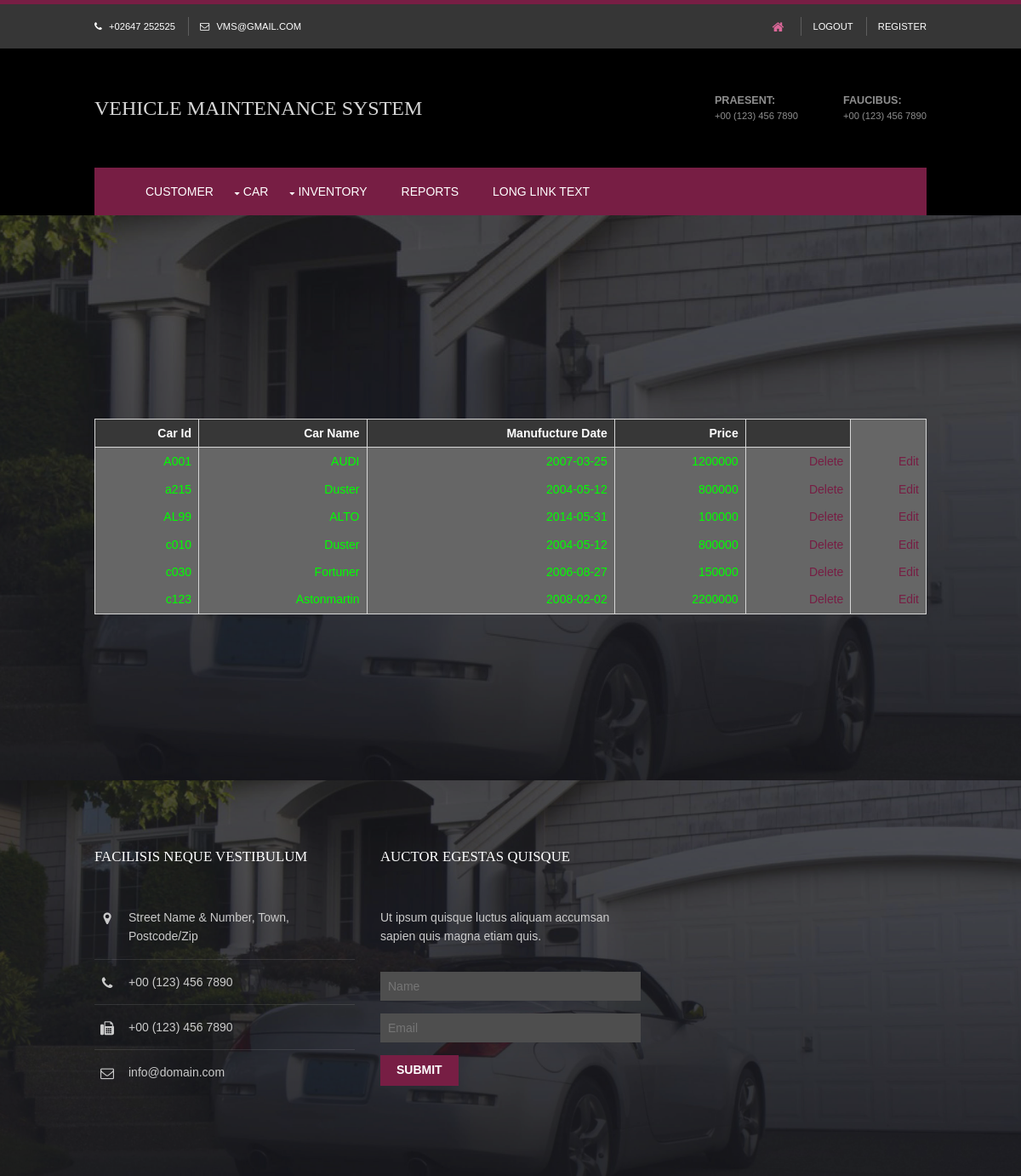
The app's page /car.php with its own data.
### tables this page shows
CREATE TABLE `car` (
  `car_id` varchar(10) NOT NULL,
  `model` varchar(15) NOT NULL,
  `mfg` date NOT NULL,
  `price` int(6) NOT NULL,
  `chasis_no` varchar(15) NOT NULL
);

### car.php (the view, shortened to what this page needs)
<?php
global $v_session;
	include ("db.php");
?>
<!DOCTYPE html>
<html lang="">
<head>
<link href="layout/styles/layout.css" rel="stylesheet" type="text/css" media="all">
</head>
<body id="top">
<div class="wrapper row0">
  <div id="topbar" class="hoc clear">
    <div class="fl_left">
      <ul>
        <li><i class="fa fa-phone"></i> +02647 252525</li>
        <li><i class="fa fa-envelope-o"></i> vms@gmail.com</li>
      </ul>
    </div>
    <div class="fl_right">
      <ul>
        <li><a href="#"><i class="fa fa-lg fa-home"></i></a></li>
        <li><a href="login.php">Logout</a></li>
        <li><a href="signup.php">Register</a></li>
      </ul>
    </div>
  </div>
</div>
<div class="wrapper row1">
  <header id="header" class="hoc clear">
    <div id="logo" class="fl_left">
      <h1><a href="index.html">Vehicle Maintenance System</a></h1>
    </div>
    <div id="quickinfo" class="fl_right">
      <ul class="nospace inline">
        <li><strong>Praesent:</strong><br>
          +00 (123) 456 7890</li>
        <li><strong>Faucibus:</strong><br>
          +00 (123) 456 7890</li>
      </ul>
    </div>
  </header>
  <nav id="mainav" class="hoc clear">
 <ul class="clear">
      <li class="active"><a href=""><?php echo $v_session;?></a></li>
      <li><a href="customer.php">Customer</a>
      </li>
	 <li><a class="drop" href="">Car</a>
		</li>
	  <li><a class="drop" href="#">Inventory</a>
      </li>
      <li><a href="#">Reports</a></li>
      <li><a href="#">Long Link Text</a></li>
    </ul>
  </nav>
</div>
<div class="wrapper bgded overlay" style="background-image:url(hero-background.jpg);">
  <div id="pageintro" class="hoc clear">
<div style="padding-top:6%">
    <?php
		echo "<table style='color:black'><tr><th>Car Id</th><th>Car Name</th><th>Manufucture Date</th><th>Price</th><th></th></tr>";
		$v_query=mysqli_query($v_con,"select * from car")or die (mysqli_error($v_con));
		while($v_data=mysqli_fetch_array($v_query))
		{
			echo '<tr>
				<td>'.$v_data[0].'</td>
				<td>'.$v_data[1].'</td>
				<td>'.$v_data[2].'</td>
				<td>'.$v_data[3].'</td>
				<td><a href="viewcar.php?car_id='.$v_data[0].'">Delete</a></td>	<td><a href="editcar.php?car_id='.$v_data[0].'">Edit</a></td>
				</tr>';
		}
		echo "</table>";
	?>
  </div>
  </div>
</div>
<div class="wrapper row4 bgded overlay" style="background-image:url(hero-background.jpg);;">
  <footer id="footer" class="hoc clear">
    <div class="one_third first">
      <h6 class="heading">Facilisis neque vestibulum</h6>
      <ul class="nospace btmspace-30 linklist contact">
        <li><i class="fa fa-map-marker"></i>
          <address>
          Street Name &amp; Number, Town, Postcode/Zip
          </address>
        </li>
        <li><i class="fa fa-phone"></i> +00 (123) 456 7890</li>
        <li><i class="fa fa-fax"></i> +00 (123) 456 7890</li>
        <li><i class="fa fa-envelope-o"></i> info@domain.com</li>
      </ul>
    </div>
    <div class="one_third">
      <h6 class="heading">Auctor egestas quisque</h6>
      <p class="nospace btmspace-30">Ut ipsum quisque luctus aliquam accumsan sapien quis magna etiam quis.</p>
      <form method="post" action="#">
        <fieldset>
          <input class="btmspace-15" type="text" value="" placeholder="Name">
          <input class="btmspace-15" type="text" value="" placeholder="Email">
          <button type="submit" value="submit">Submit</button>
        </fieldset>
      </form>
    </div>
  </footer>
</div>
</body>
</html>

### layout/styles/layout.css (style rules this page uses)
.row0 { border-top:5px solid; }
#topbar { padding:15px 0; font-size:.8rem; text-transform:uppercase; }
#topbar * { margin:0; padding:0; list-style:none; }
#topbar ul li { display:inline-block; margin-right:10px; padding-right:15px; border-right:1px solid; }
#topbar ul li:last-child { margin-right:0; padding-right:0; border-right:none; }
#topbar i { margin:0 5px 0 0; line-height:normal; }
#header { padding:50px 0; }
#header #logo * { margin:0; padding:0; line-height:1; }
#header #logo h1 { margin-top:8px; font-size:24px; }
#header #quickinfo { font-size:.8rem; text-transform:uppercase; }
#header #quickinfo li { margin-right:50px; }
#header #quickinfo li:last-child { margin-right:0; }
#header #quickinfo strong { display:block; margin:0 0 -5px 0; padding:0; font-size:.9rem; }
#pageintro { padding:180px 0; text-align:right; }
#footer { padding:80px 0; }
#footer .heading { margin-bottom:50px; font-size:1.2rem; }
#footer .linklist li { display:block; margin-bottom:15px; padding:0 0 15px 0; border-bottom:1px solid; }
#footer .linklist li:last-child { margin:0; padding:0; border:none; }
#footer .linklist li::before, #footer .linklist li::after { display:table; content:""; }
#footer .linklist li, #footer .linklist li::after { clear:both; }
#footer .contact.linklist li, #footer .contact.linklist li:last-child { position:relative; padding-left:40px; }
#footer .contact li * { margin:0; padding:0; line-height:1.6; }
#footer .contact li i { display:block; position:absolute; top:0; left:0; width:30px; font-size:16px; text-align:center; }
#footer input, #footer button { border:1px solid; }
#footer input { display:block; width:100%; padding:8px; }
#footer button { padding:8px 18px 10px; text-transform:uppercase; font-weight:700; cursor:pointer; }
*, *::before, *::after { transition:all .3s ease-in-out; }
nav ul, nav ol { margin:0; padding:0; list-style:none; }
#mainav, #breadcrumb, .sidebar nav { line-height:normal; }
#mainav .drop::after, #mainav li li .drop::after, #breadcrumb li a::after, .sidebar nav a::after { position:absolute; font-family:"FontAwesome"; font-size:10px; line-height:10px; }
#mainav ul { text-transform:uppercase; }
#mainav li { display:block; float:left; position:relative; margin:0; padding:0; }
#mainav li:last-child { margin-right:0; }
#mainav li a { display:block; padding:20px; }
#mainav .drop { padding-left:15px; }
#mainav .drop::after, #mainav li li .drop::after { content:"\f0d7"; }
#mainav .drop::after { top:25px; left:5px; }
table, th, td { border:1px solid; background-color:#666666; color:#00FF00; border-collapse:collapse; vertical-align:top; }
table, th { table-layout:auto; }
table { width:100%; margin-bottom:15px; }
th, td { padding:5px 8px; }
td { border-width:0 1px; }
body { color:#4A4A4A; background-color:#FFFFFF; }
a { color:#771E44; }
.overlay { color:#FFFFFF; background-color:inherit; }
.overlay::after { color:inherit; background-color:rgba(0,0,0,.4); }
.row0, .row0 a { color:#FFFFFF; background-color:#363636; }
.row0 { border-color:#771E44; }
.row1 { color:#8F8F8F; background-color:#000000; }
.row4, .row4 a { color:#CBCBCB; }
#topbar, #topbar ul li { border-color:rgba(255,255,255,.2); }
#topbar > div:last-of-type li:first-child a { color:#DA6798; }
#header a { color:inherit; }
#header #logo a { color:#D7D7D7; }
#footer .heading { color:#FFFFFF; }
#footer hr, #footer .borderedbox, #footer .linklist li { border-color:rgba(255,255,255,.1); }
#footer input, #footer button { border-color:transparent; }
#footer input { color:#FFFFFF; background-color:#4E4E4E; }
#footer button { color:#FFFFFF; background-color:#771E44; }
#mainav { color:#FFFFFF; background-color:#771E44; }
#mainav li a { color:inherit; }
#mainav .active a, #mainav a:hover, #mainav li:hover > a { color:#DA6798; background-color:inherit; }
table, th, td, #comments .avatar, #comments input, #comments textarea { border-color:#D7D7D7; }
th { color:#FFFFFF; background-color:#373737; }
tr, #comments li, #comments input[type="submit"], #comments input[type="reset"] { color:inherit; background-color:#FBFBFB; }
tr:nth-child(even), #comments li:nth-child(even) { color:inherit; background-color:#F7F7F7; }
table a, #comments a { background-color:inherit; }
@media screen and (min-width:978px) { .hoc { max-width:978px; } }

### records on screen
car: car_id "A001", model "AUDI", mfg "2007-03-25", price "1200000"
car: car_id "a215", model "Duster", mfg "2004-05-12", price "800000"
car: car_id "AL99", model "ALTO", mfg "2014-05-31", price "100000"
car: car_id "c010", model "Duster", mfg "2004-05-12", price "800000"
car: car_id "c030", model "Fortuner", mfg "2006-08-27", price "150000"
car: car_id "c123", model "Astonmartin", mfg "2008-02-02", price "2200000"
